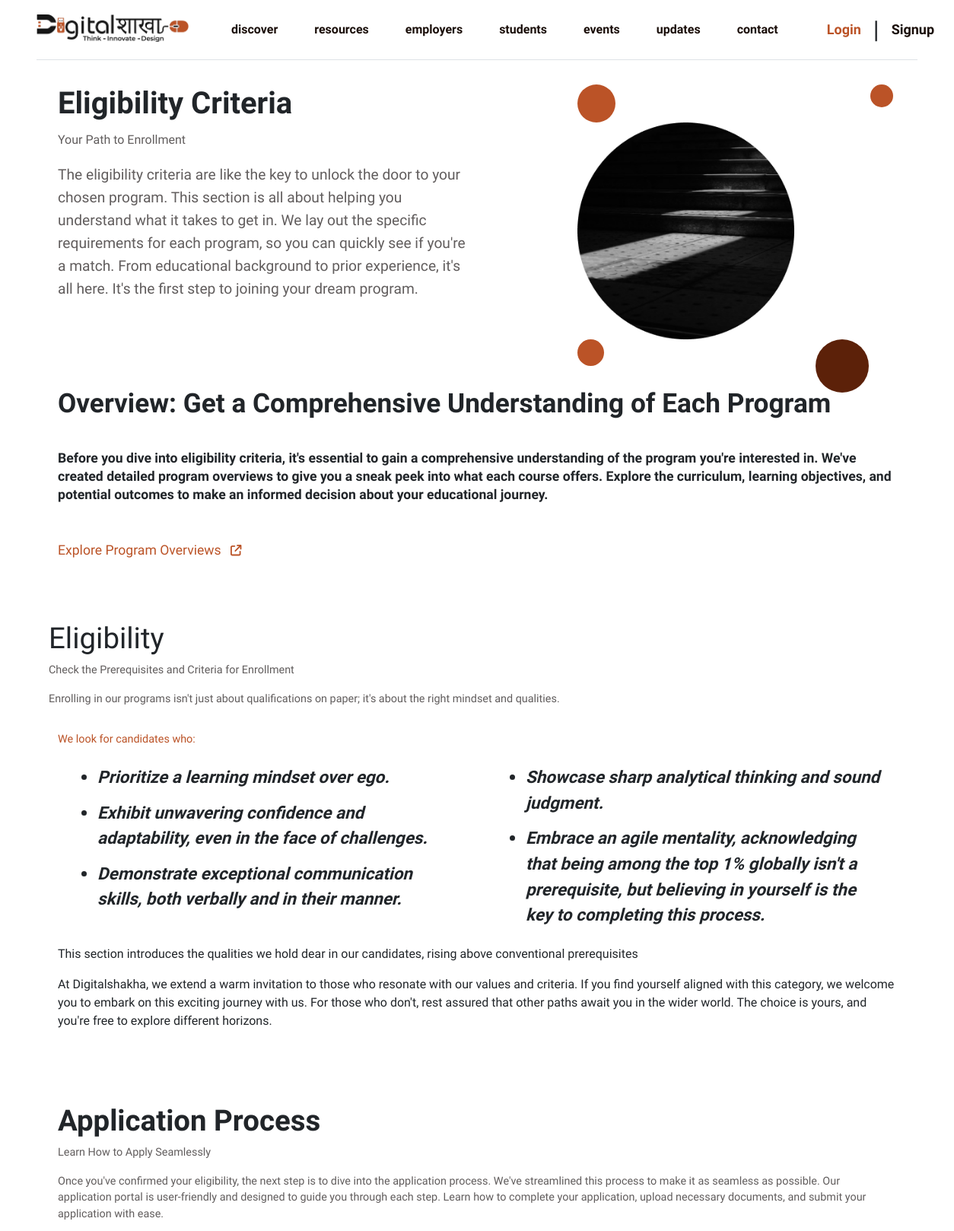
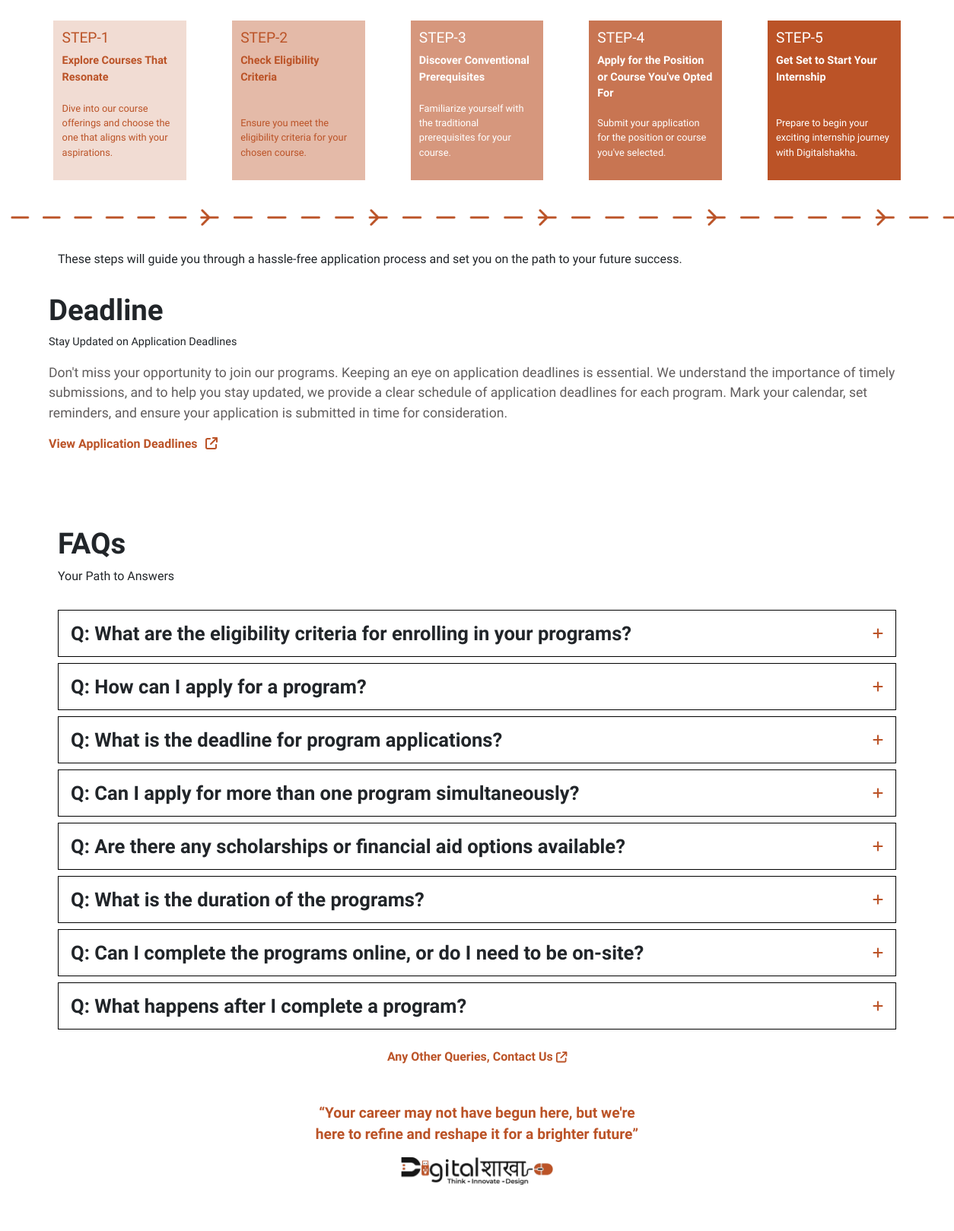
The app's page /eligibility_criteria.php (upper part) with its own data (2 pictures, top to bottom).
### tables this page shows
CREATE TABLE `faqs_tbl` (
  `faqs_id` int(11) NOT NULL,
  `faq_question` text NOT NULL,
  `faq_ans` mediumtext NOT NULL,
  `faq_status` tinyint(4) NOT NULL DEFAULT 1,
  `created_at` timestamp NOT NULL DEFAULT current_timestamp(),
  `updated_at` timestamp NOT NULL DEFAULT current_timestamp() ON UPDATE current_timestamp()
);

### eligibility_criteria.php (the view, shortened to what this page needs)
<?php require('./includes/header.php');
require('./admin/config/dbcon.php');
 ?>
<section class="eligibility_criteria_1">
    <div class="container">
        <div class="row">
            <div class="col-md-6">
                <div class="text">
                    <h1>Eligibility Criteria</h1>
                    <p>Your Path to Enrollment</p>
                    <p>The eligibility criteria are like the key to unlock the door to your chosen program. This section is all about helping you understand what it takes to get in. We lay out the specific requirements for each program, so you can quickly see if you're a match. From educational background to prior experience, it's all here. It's the first step to joining your dream program.</p>
                </div>
            </div>
            <div class="col-md-6 dot-position d-flex align-content-center justify-content-center">
                <div class="img">
                    <span class="dot1"></span>
                    <span class="dot2"></span>
                    <img src="./assets/images/eligibility_criteria_bg_1.png" alt="">
                    <span class="dot3"></span>
                    <span class="dot4"></span>
                </div>
            </div>
        </div>
    </div>
</section>
<section class="eligibility_criteria_2">
    <div class="container">
        <div class="row">
            <h1>Overview: Get a Comprehensive Understanding of Each Program</h1>
            <p>Before you dive into eligibility criteria, it's essential to gain a comprehensive understanding of the program you're interested in. We've created detailed program overviews to give you a sneak peek into what each course offers. Explore the curriculum, learning objectives, and potential outcomes to make an informed decision about your educational journey.</p>
            <a href="#!">Explore Program Overviews <i class="fa-solid fa-arrow-up-right-from-square"></i></a>
        </div>
    </div>
</section>
<section class="eligibility_criteria_3">
    <div class="container">
        <div class="row">
            <div class="heading">
                <h1>Eligibility</h1>
                <p>Check the Prerequisites and Criteria for Enrollment</p>
                <p>Enrolling in our programs isn't just about qualifications on paper; it's about the right mindset and qualities.</p>
            </div>
            <p>We look for candidates who:</p>
            <div class="col-md-6">
                <ul>
                    <li>Prioritize a learning mindset over ego.</li>
                    <li> Exhibit unwavering confidence and adaptability, even in the face of challenges.</li>
                    <li>Demonstrate exceptional communication skills, both verbally and in their manner.</li>
                </ul>
            </div>
            <div class="col-md-6">
                <ul>
                    <li>Showcase sharp analytical thinking and sound judgment.</li>
                    <li>Embrace an agile mentality, acknowledging that being among the top 1% globally isn't a prerequisite, but believing in yourself is the key to completing this process.</li>
                </ul>
            </div>
        </div>
        <div class="row">
            <div class="end_text">
                <p>This section introduces the qualities we hold dear in our candidates, rising above conventional prerequisites</p>
                <p>At <span>Digitalshakha</span>, we extend a warm invitation to those who resonate with our values and criteria. If you find yourself aligned with this category, we welcome you to embark on this exciting journey with us. For those who don't, rest assured that other paths await you in the wider world. The choice is yours, and you're free to explore different horizons.</p>
            </div>
        </div>
    </div>
</section>
<section class="eligibility_criteria_4">
    <div class="container">
        <div class="heading">
            <h1>Application Process</h1>
            <p>Learn How to Apply Seamlessly</p>
            <p>Once you've confirmed your eligibility, the next step is to dive into the application process. We've streamlined this process to make it as seamless as possible. Our application portal is user-friendly and designed to guide you through each step. Learn how to complete your application, upload necessary documents, and submit your application with ease.</p>
        </div>
        <div class="row d-flex align-items-center justify-content-between">
            <div class="col-md-2">
                <div class="box box1">
                    <div class="head">
                        <h1>STEP-1</h1>
                        <p>Explore Courses That Resonate</p>
                    </div>
                    <p>Dive into our course offerings and choose the one that aligns with your aspirations.</p>
                </div>
            </div>
            <div class="col-md-2">
                <div class="box box2">
                    <div class="head">
                        <h1>STEP-2</h1>
                        <p>Check Eligibility Criteria</p>
                    </div>
                    <p>Ensure you meet the eligibility criteria for your chosen course.</p>
                </div>
            </div>
            <div class="col-md-2">
                <div class="box box3">
                    <div class="head">
                        <h1>STEP-3</h1>
                        <p>Discover Conventional Prerequisites</p>
                    </div>
                    <p>Familiarize yourself with the traditional prerequisites for your course.</p>
                </div>
            </div>
            <div class="col-md-2">
                <div class="box box4">
                    <div class="head">
                        <h1>STEP-4</h1>
                        <p>Apply for the Position or Course You've Opted For</p>
                    </div>
                    <p>Submit your application for the position or course you've selected.</p>
                </div>
            </div>
            <div class="col-md-2">
                <div class="box box5">
                    <div class="head">
                        <h1>STEP-5</h1>
                        <p>Get Set to Start Your Internship</p>
                    </div>
                    <p>Prepare to begin your exciting internship journey with Digitalshakha.</p>
                </div>
            </div>
        </div>
    </div>
</section>
<div class="container-fluid p-0">
    <img src="./assets/images/arrow-line.png" class="w-100" alt="">
</div>
<section class="eligibility_criteria_4">
    <div class="container end_text">
        <div class="row">
            <p>These steps will guide you through a hassle-free application process and set you on the path to your future success.</p>
            <div class="deadline">
                <h1>Deadline</h1>
                <p>Stay Updated on Application Deadlines</p>
                <p>Don't miss your opportunity to join our programs. Keeping an eye on application deadlines is essential. We understand the importance of timely submissions, and to help you stay updated, we provide a clear schedule of application deadlines for each program. Mark your calendar, set reminders, and ensure your application is submitted in time for consideration.</p>
                <a href="#!">View Application Deadlines <i class="fa-solid fa-arrow-up-right-from-square"></i></a>
            </div>
        </div>
    </div>
</section>
<section class="eligibility_criteria_5">
    <div class="container">
        <div class="heading">
            <h1>FAQs</h1>
            <p>Your Path to Answers</p>
        </div>
        <div class="row">
        <?php
            $sql = "SELECT * FROM faqs_tbl WHERE faq_status = 1";
            $sql_run = mysqli_query($con, $sql);
            if (mysqli_num_rows($sql_run) > 0) {
                while ($data = mysqli_fetch_assoc($sql_run)) {
            ?>
                         <div class="main-box">
                <div class="toggle_heading toggle_btn">
                    <h1>Q: <?=$data['faq_question']?></h1>
                    <p class="plus"> <i class="fa-solid fa-plus"></i></p>
                </div>
            </div>
            <?php
                }
            }
            ?>
            <div class="col-md-12 end_toggle_link">
                <a href="./contact.php">Any Other Queries, Contact Us <i class="fa-solid fa-arrow-up-right-from-square"></i></a>
            </div>
        </div>
        <div class="row end_text_end">
            <div class="col-md-12 d-flex align-items-center justify-content-center flex-column">
                <p>“Your career may not have begun here, but we're <br> here to refine and reshape it for a brighter future”</p>
                <div class="img">
                    <img src="./assets/images/digital_logo.png" alt="">
                </div>
            </div>
        </div>
    </div>
</section>
<?php require('./includes/end_html.php'); ?>

### assets/css/header.css (style rules this page uses)
body { font-family: 'Urbanist', sans-serif; }

### records on screen
faqs_tbl: faq_question "What are the eligibility criteria for enrolling in your programs?"
faqs_tbl: faq_question "How can I apply for a program?"
faqs_tbl: faq_question "What is the deadline for program applications?"
faqs_tbl: faq_question "Can I apply for more than one program simultaneously?"
faqs_tbl: faq_question "Are there any scholarships or financial aid options available?"
faqs_tbl: faq_question "What is the duration of the programs?"
faqs_tbl: faq_question "Can I complete the programs online, or do I need to be on-site?"
faqs_tbl: faq_question "What happens after I complete a program?"
